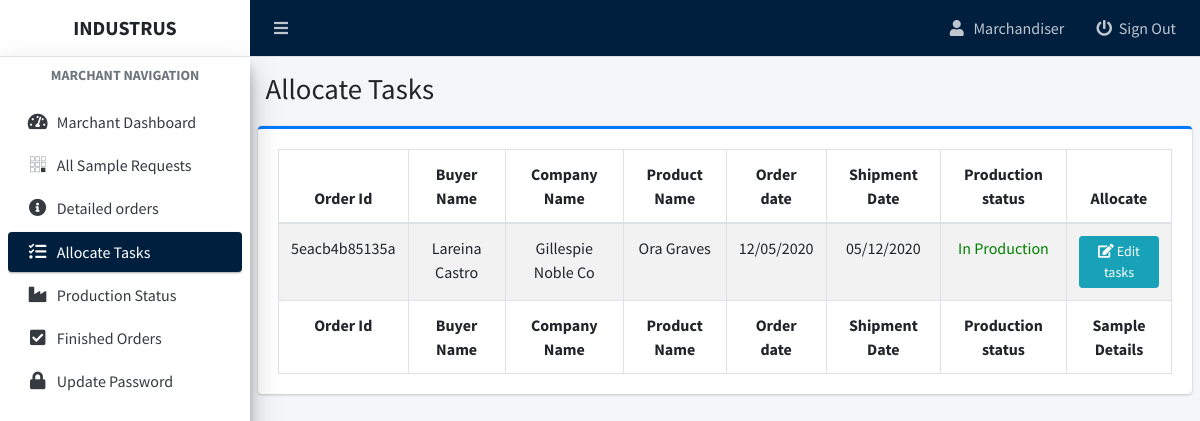
Page /admin/task-allocate.php (signed in) on the earlier database version.
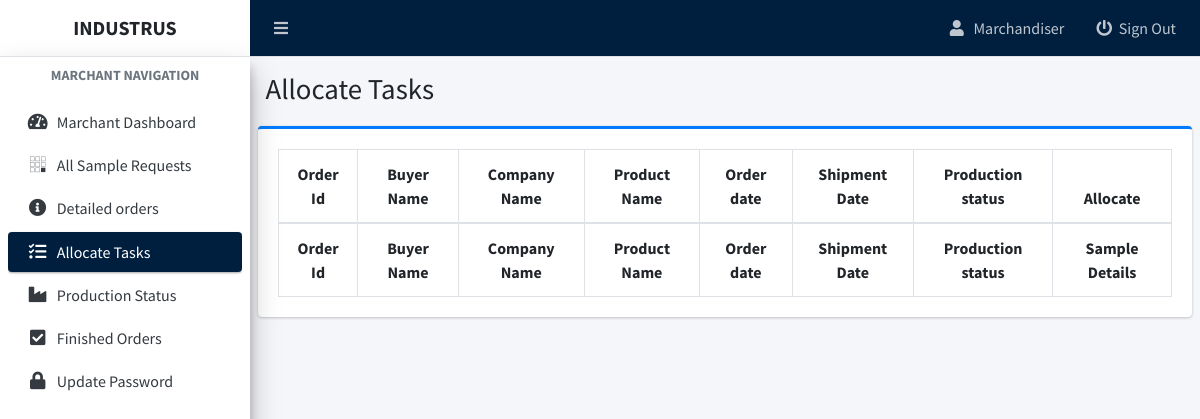
Same page on the later database version.
### tables this page shows
CREATE TABLE `order_details` (
  `orderId` varchar(50) NOT NULL,
  `user_id` int(11) NOT NULL,
  `buyerName` varchar(200) NOT NULL,
  `companyName` varchar(200) NOT NULL,
  `productName` varchar(100) NOT NULL,
  `productPrice` varchar(100) NOT NULL,
  `composition` varchar(100) NOT NULL,
  `fabricsWeight` varchar(100) NOT NULL,
  `samplePcs` varchar(10) NOT NULL,
  `fabricConstruction` varchar(100) NOT NULL,
  `febricDescription` varchar(100) NOT NULL,
  `productSketch` varchar(200) NOT NULL,
  `yarnDescription` varchar(150) NOT NULL,
  `frontMeasurementSketch` varchar(200) NOT NULL,
  `backMeasurementSketch` varchar(200) NOT NULL,
  `collarMeasurementSketch` varchar(200) NOT NULL,
  `frontSewingSkecth` varchar(200) NOT NULL,
  `frontPlacketSkecth` varchar(200) NOT NULL,
  `slideSlitSkecth` varchar(200) NOT NULL,
  `pcs_per_box` varchar(15) NOT NULL,
  `shipmentDate` varchar(100) NOT NULL,
  `detailOrderDate` varchar(100) NOT NULL,
  `sampleOrderDate` varchar(100) NOT NULL,
  `finishedDate` varchar(50) NOT NULL,
  `status` int(11) NOT NULL DEFAULT 0 COMMENT '0=sampledefault,1=sample_accepted,2=sample_rejected,3=pendingDetails,4 = userImputted,5=task-allocated,6=Order-in-production, 7 =order_finished'
);

### admin/task-allocate.php (the view, shortened to what this page needs)
<?php
include 'includes/admin-header.php';
include 'includes/admin-navbar.php';
include 'includes/admin-sidebar.php';
$conn = connect();
$sql = "SELECT * FROM order_details WHERE status = 4 OR status = 5 OR status = 6 ";
$stmt = $conn->prepare($sql);
$stmt->execute();
$result = $stmt->get_result();
while ($data = $result->fetch_assoc()) {
    $row[] = $data;
}
?>
<section class="content-header">
    <div class="container-fluid">
        <div class="row">
            <div class="col-sm-6">
                <h1>Allocate Tasks </h1>
            </div>
        </div>
    </div>
</section>
<section class="content py-1">
    <div class="card card-primary card-outline">
        <div class="card-body">
            <table id="example2" class="table table-bordered table-hover table-striped text-center">
                <thead>
                    <tr class="">
                        <th>Order Id</th>
                        <th>Buyer Name</th>
                        <th>Company Name</th>
                        <th>Product Name</th>
                        <th>Order date</th>
                        <th>Shipment Date</th>
                        <th>Production status</th>
                        <th>Allocate</th>
                    </tr>
                </thead>
                <tbody>
                    <?php
                    if (isset($row)) {
                        foreach ($row as $value) { ?>
                            <tr>
                                <td><?= $value['orderId'] ?></td>
                                <td><?= $value['buyerName'] ?></td>
                                <td><?= $value['companyName'] ?></td>
                                <td><?= $value['productName'] ?></td>
                                <td><?= $value['detailOrderDate'] ?></td>
                                <td><?= $value['shipmentDate'] ?></td>
                                <td style='color:green;'>
                                    <?php if ($value['status'] == 5) { ?>
                                        <form action="controllers/tasksController" method="POST">
                                            <input type="hidden" value="<?= $value['orderId'] ?>" name="order_id">
                                            <button class="btn btn-success btn-sm" name="production_start" type="submit"><i class="fas fa-play"></i> Start</button>
                                        </form>
                                    <?php } else if ($value['status'] == 6) {
                                        echo 'In Production';
                                    } else {
                                        echo 'Allocate First';
                                    } ?>
                                </td>
                                <td style='color:green;'>
                                    <?php if ($value['status'] == 4) { ?>
                                        <a href="order-task?order-id=<?= $value['orderId'] ?>" class="btn btn-primary btn-sm"><i class="fas fa-save"></i> Allocate</a>
                                    <?php } else { ?>
                                        <a href="order-task?editable&&order-id=<?= $value['orderId'] ?>" class="btn btn-info btn-sm"><i class="fas fa-edit"></i> Edit tasks</a>
                                    <?php } ?>
                                </td>
                            </tr>
                    <?php }
                    } ?>
                </tbody>
                <tfoot>
                    <tr>
                        <th>Order Id</th>
                        <th>Buyer Name</th>
                        <th>Company Name</th>
                        <th>Product Name</th>
                        <th>Order date</th>
                        <th>Shipment Date</th>
                        <th>Production status</th>
                        <th>Sample Details</th>
                    </tr>
                </tfoot>
            </table>
        </div>
    </div>
</section>
<?php include 'includes/admin-footer.php'; ?>
</body>
</html>

Differences in the rows shown:
removed order_details: orderId "5eacb4b85135a", buyerName "Lareina Castro", companyName "Gillespie Noble Co", productName "Ora Graves", detailOrderDate "12/05/2020", shipmentDate "05/12/2020", status "In Production"
